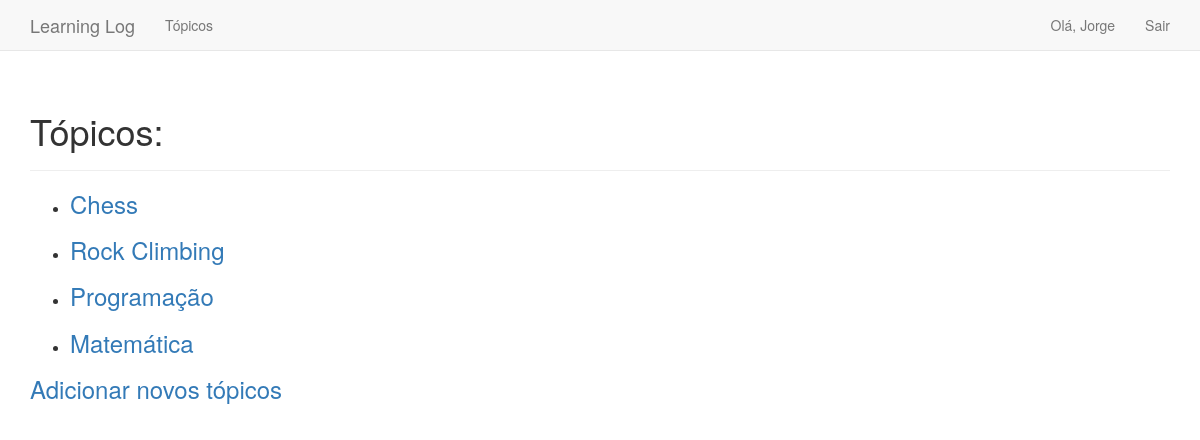
The app's page /topics (signed in) with its own data.
### learning_logs/models.py (models this page shows)
class Topic(models.Model):
    text = models.CharField(max_length=200)
    date_added = models.DateTimeField(auto_now_add=True)
    owner = models.ForeignKey(User, on_delete=models.CASCADE)
    def __str__(self):
        return self.text

### learning_logs/views.py (the view)
# urls.py: path('topics', views.topics, name='topics'),
@login_required
def topics(request):
    topics = Topic.objects.filter(owner=request.user).order_by('date_added')
    context = {'topics': topics}
    return render(request, 'learning_logs/topics.html', context)

### learning_logs/templates/learning_logs/topics.html
{% extends 'learning_logs/base.html' %}
{% block header %}
    <h1>Tópicos: </h1>
{% endblock header %}
{% block content %}
    <ul>
        {% for topic in topics %}
            <li>
                <h3>
                    <a href="{% url 'topic' topic.id %}">{{ topic }}</a>
                </h3>
            </li>
        {% empty %}
            <li>Não há tópicos adicionados.</li>
        {% endfor %}
    </ul>
    <h3>
        <a href="{% url 'new_topic' %}">Adicionar novos tópicos</a>
    </h3>
{% endblock content %}

### learning_logs/templates/learning_logs/base.html (shortened to what this page needs)
{% load bootstrap3 %}
<!DOCTYPE html>
<html lang="pt-br">
    <head>
        {% bootstrap_css %}
    </head>
    <body>
        <nav class="navbar navbar-default navbar-static-top">
            <div class="container">
                <div class="navbar-header">
                    <a class="navbar-brand" href="{% url 'index' %}">Learning Log</a>
                </div>
                <div id="navbar" class="collapse navbar-collapse">
                    <ul class="nav navbar-nav">
                        <li><a href="{% url 'topics' %}">Tópicos</a></li>
                    </ul>
                    <ul class="nav navbar-nav navbar-right">
                        {% if user.is_authenticated %}
                            <li><a>Olá, {{ user.username }}</a></li>
                            <li><a href="{% url 'logout' %}">Sair</a></li>
                        {% else %}
                            <li><a href="{% url 'register' %}">Registrar</a></li>
                            <li><a href="{% url 'login' %}">Entrar</a></li>
                        {% endif %}
                    </uL>
                </div>
            </div>
        </nav>
        <div class="container">
            <div class="page-header">
                {% block header %}{% endblock header %}
            </div>
            <div>
                {% block content %}{% endblock content %}
            </div>
        </div>
    </body>
</html>

### records on screen
Topic: text "Chess"
Topic: text "Rock Climbing"
Topic: text "Programação"
Topic: text "Matemática"

### other values on screen
{{ user.username }} "Jorge"
